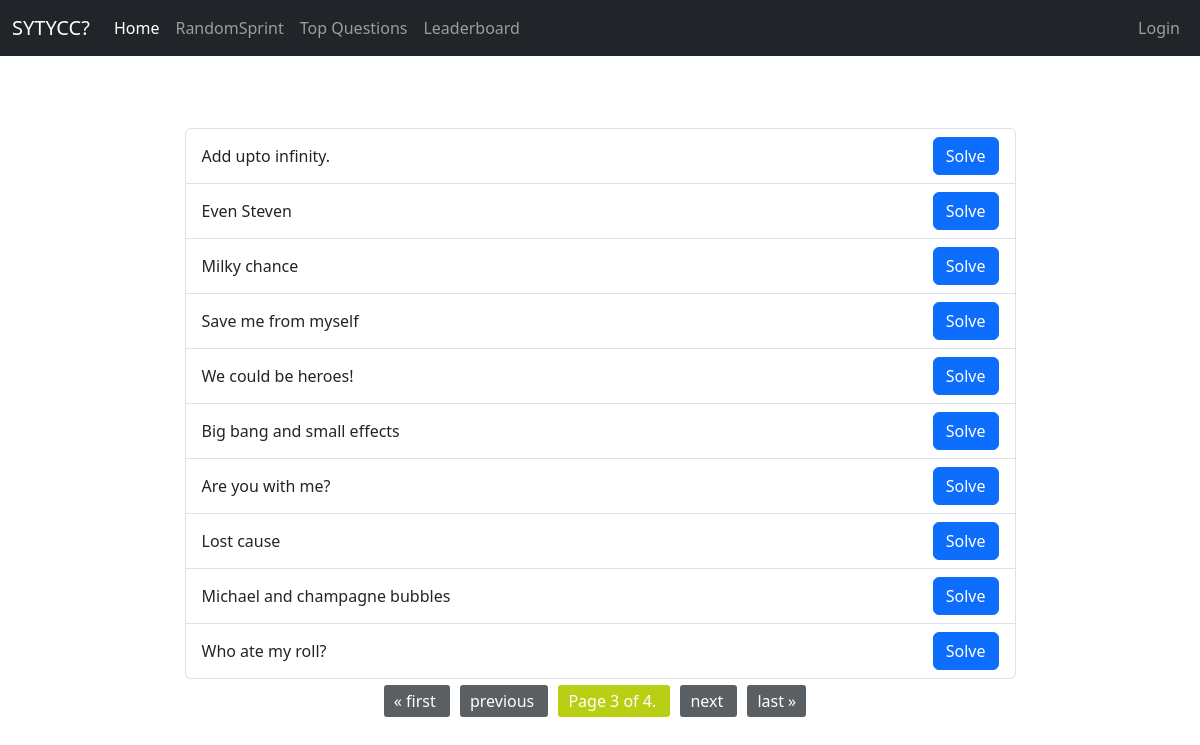
The app's page /problem_set/?page=3 with its own data.
### compiler/models.py (models this page shows)
class Problem(models.Model):
    author = models.ForeignKey(User, on_delete=models.CASCADE, blank=True, null=True)
    title = models.CharField(max_length=50)
    description = models.TextField(max_length=4000)
    difficulty = models.CharField(max_length=25)
    inputs = models.TextField(max_length=1000, blank=True, null=True)
    outputs = models.TextField(max_length=1000, blank=True, null=True)
    input_signature = models.JSONField(null=True, blank=True)
    output_type = models.CharField(max_length=50, null=True, blank=True)

### compiler/views.py (the view)
# urls.py: path('problem_set/', views.probelem_set, name='problem_set'),
def probelem_set(request):
    problems = Problem.objects.all()
    paginator = Paginator(problems, 10)
    page_number = request.GET.get('page')
    page_obj = paginator.get_page(page_number)
    return render(request, 'problem_set.html', {'problems': problems, 'page_obj': page_obj})

### templates/problem_set.html (shortened to what this page needs)
{% extends 'base.html' %}
{% block content %}
<br>
<div class="container text-center" >
    <div class="row justify-content-md-center">
            <div class="col-9">
                <ul class="list-group">
                    {% for prob in page_obj %}
                    <li class="list-group-item d-flex justify-content-between align-items-center"><span> {{prob.title}} </span>
                        <span> <a class="btn btn-primary" href="/problems/{{prob.id}}"> Solve </a></span>
                    </li>
                    {% endfor %}
                </ul>
                <div class="pagination">
                    <span class="step-links">
                        {% if page_obj.has_previous %}
                            <a href="?page=1"> &laquo; first </a>
                            <a href="?page={{page_obj.previous_page_number}}"> previous </a>
                        {% endif %}
                        <span class="current text-align-center">
                            Page {{page_obj.number}} of {{page_obj.paginator.num_pages}}.
                        </span>
                        {% if page_obj.has_next %}
                            <a href="?page={{page_obj.next_page_number}}"> next </a>
                            <a href="?page={{page_obj.paginator.num_pages}}"> last &raquo; </a>
                        {% endif %}
                    </span>
                </div>
    </div>
    </div>
</div>
{% endblock %}

### templates/problem_set.html (style rules this page uses)
.pagination { display: flex; justify-content: center; padding: 10px; }
.step-links a { padding: 5px 10px; margin: 0 5px; text-decoration: none; background-color: #5a5f63; color: white; border-radius: 3px; transition: background-color 0.3s ease; }
.step-links .current { padding: 5px 10px; margin: 0 5px; background-color: #b9cf13; color: white; border-radius: 3px; }

### records on screen
Problem: title "Add upto infinity."
Problem: title "Even Steven"
Problem: title "Milky chance"
Problem: title "Save me from myself"
Problem: title "We could be heroes!"
Problem: title "Big bang and small effects"
Problem: title "Are you with me?"
Problem: title "Lost cause"
Problem: title "Michael and champagne bubbles"
Problem: title "Who ate my roll?"

### other values on screen
{{ page_obj.number }} "3"
{{ page_obj.paginator.num_pages }} "4"
